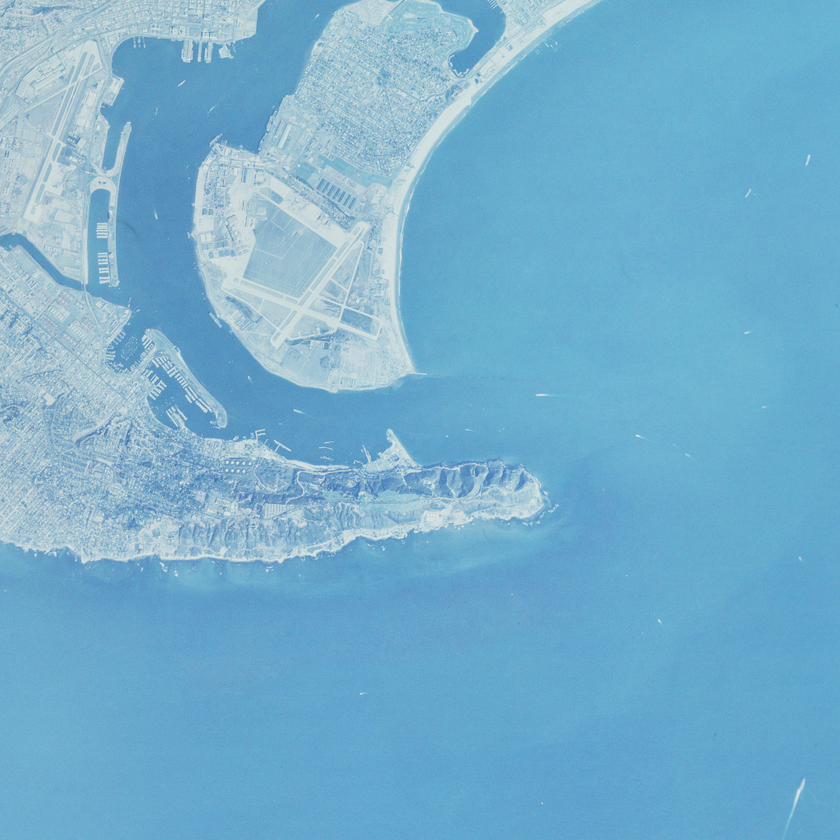
#> input picture img/aerials/2.2.02.tiff, 840 x 840 px, shrunk from 1024 x 1024 before the run
$ python ringing-artifacts.py
#> lines starting #> are read from the running program, lines starting #| are printed output that depends on the picture
#!/usr/bin/env python3
# -*- coding: utf-8 -*-
#
# FILE: ringing-artifacts.py
#
# @author: Arafat Hasan Jenin <opendoor.arafat[at]gmail[dot]com>
#
# DATE CREATED: 20-11-19 14:43:54 (+06)
# LAST MODIFIED: 22-12-19 01:19:54 (+06)
#
# DEVELOPMENT HISTORY:
# Date         Version     Description
# --------------------------------------------------------------------
# 20-11-19     1.0         Deleted code is debugged code.
#
#               _/  _/_/_/_/  _/      _/  _/_/_/  _/      _/
#              _/  _/        _/_/    _/    _/    _/_/    _/
#             _/  _/_/_/    _/  _/  _/    _/    _/  _/  _/
#      _/    _/  _/        _/    _/_/    _/    _/    _/_/
#       _/_/    _/_/_/_/  _/      _/  _/_/_/  _/      _/
#
##############################################################################

import numpy as np
import cv2
from matplotlib import pyplot as plt
import os

if __name__ == '__main__':

    path = 'img/aerials/2.2.02.tiff'
    if os.path.isfile(path):
        img = cv2.imread(path, cv2.IMREAD_GRAYSCALE)
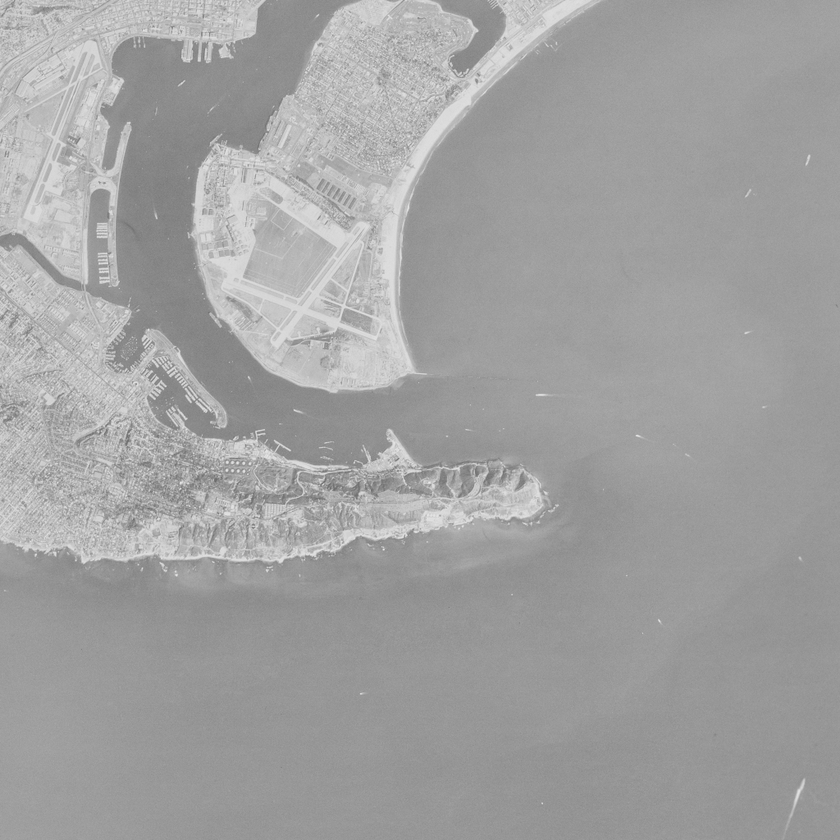
#> img: shape (840, 840); min 105, max 235, mean 161.5
        print("[INFO] Image has been read successfully...")
    else:
        print("[INFO] The file '" + path + "' does not exist.")
        sys.exit(0)

    dft = cv2.dft(np.float32(img), flags=cv2.DFT_COMPLEX_OUTPUT)
    dft_shift = np.fft.fftshift(dft)
    magnitudeSpectrum = 20 * np.log(
        cv2.magnitude(dft_shift[:, :, 0], dft_shift[:, :, 1]))
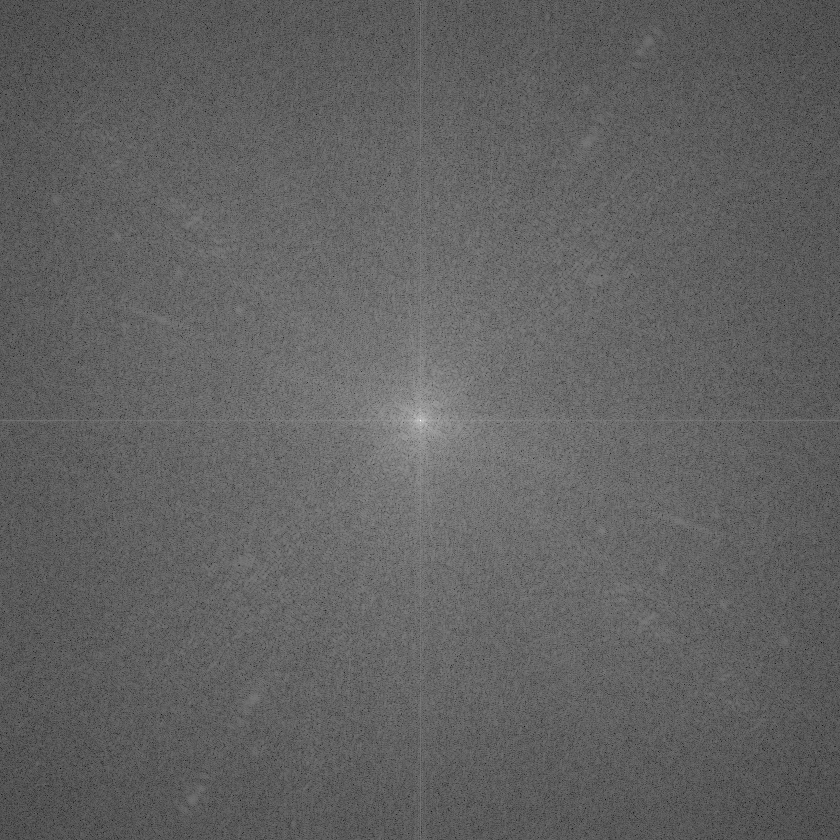
#> magnitudeSpectrum: shape (840, 840) float32; min 32.17, max 371, mean 162.5; drawn with min black and max white

    rows, cols = img.shape
#> rows = 840; cols = 840
    crow, ccol = int(rows / 2), int(cols / 2)
#> crow = 420; ccol = 420
    # create a mask first, center square is 1, remaining all zeros
    mask = np.zeros((rows, cols, 2), np.uint8)

    outputImgArr = [img, magnitudeSpectrum]
    maskSize = [5, 15, 25, 35, 50, 80]
    titles = ['Input Image', "Magnitude Spectrum"
             ] + ['Mask Size: ' + str(i) for i in maskSize]

    for n in maskSize:
        mask[crow - n:crow + n, ccol - n:ccol + n] = 1
        # apply mask and inverse DFT
        fshift = dft_shift * mask
        f_ishift = np.fft.ifftshift(fshift)
        imgTmp = cv2.idft(f_ishift)
        outputImgArr.append(cv2.magnitude(imgTmp[:, :, 0], imgTmp[:, :, 1]))
#> after the loop, outputImgArr = 8 items

    for i in range(len(outputImgArr)):
        plt.subplot(2, 4, i + 1)
        plt.imshow(outputImgArr[i], cmap='gray')
        plt.title(titles[i])
        plt.xticks([])
        plt.yticks([])
#> this loop made 8 passes

    plt.show()
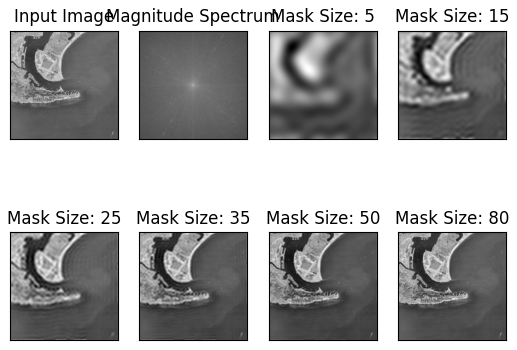
#> figure drawn by matplotlib, 8 panels

    print("[INFO] All operations completed successfully...")

$ run again, with img/aerials/2.1.01.tiff copied over img/aerials/2.2.02.tiff
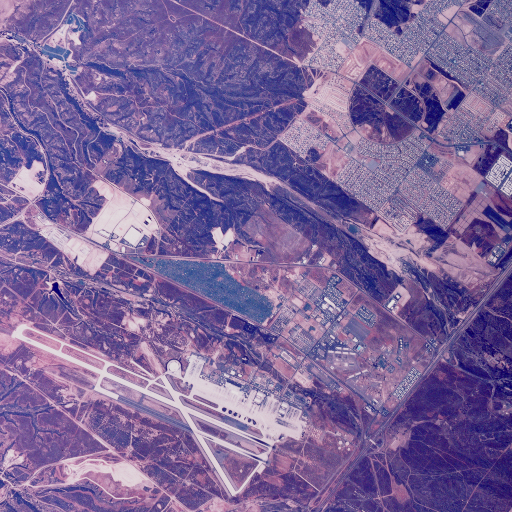
#> input picture img/aerials/2.1.01.tiff, 512 x 512 px
#> `img = cv2.imread(path, cv2.IMREAD_GRAYSCALE)`:
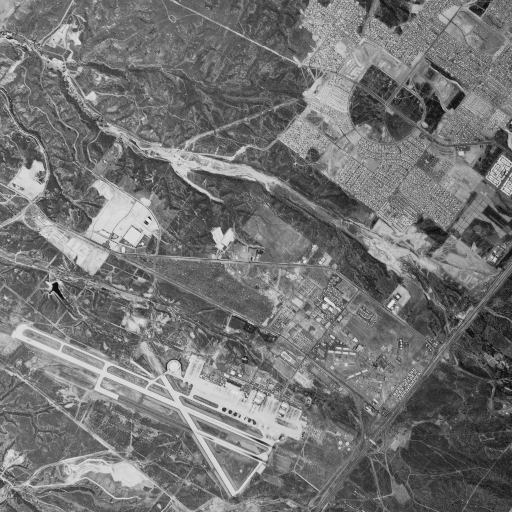
#> img: shape (512, 512); min 12, max 229, mean 115.5
#> `magnitudeSpectrum = 20 * np.log( cv2.magnitude(dft_shift[:, :, 0], dft..`:
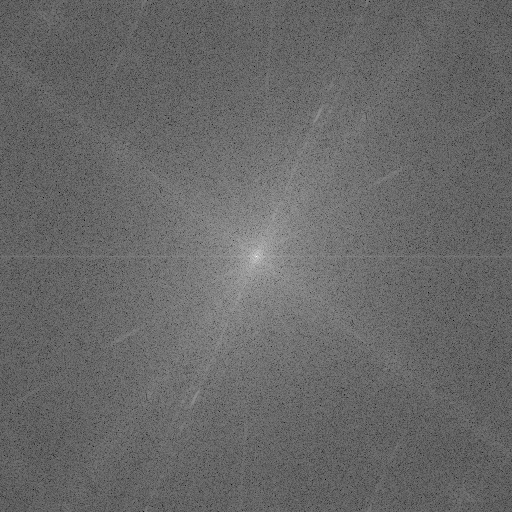
#> magnitudeSpectrum: shape (512, 512) float32; min 54.56, max 344.5, mean 173.4; drawn with min black and max white
#> after the loop `for n in maskSize:`: outputImgArr = 8 items
#> the loop `for i in range(len(outputImgArr)):` made 8 passes

$ run again, with img/aerials/2.1.02.tiff copied over img/aerials/2.2.02.tiff
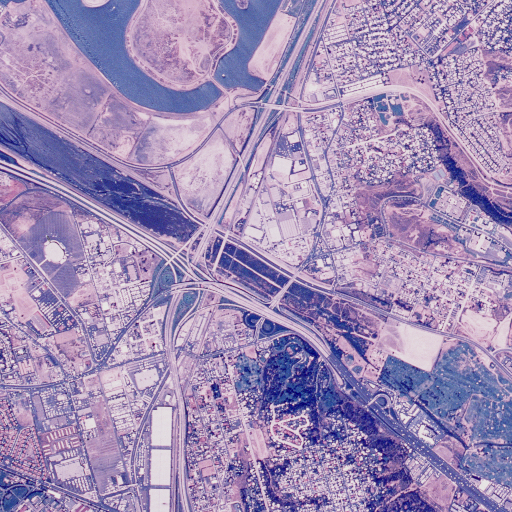
#> input picture img/aerials/2.1.02.tiff, 512 x 512 px
#> `img = cv2.imread(path, cv2.IMREAD_GRAYSCALE)`:
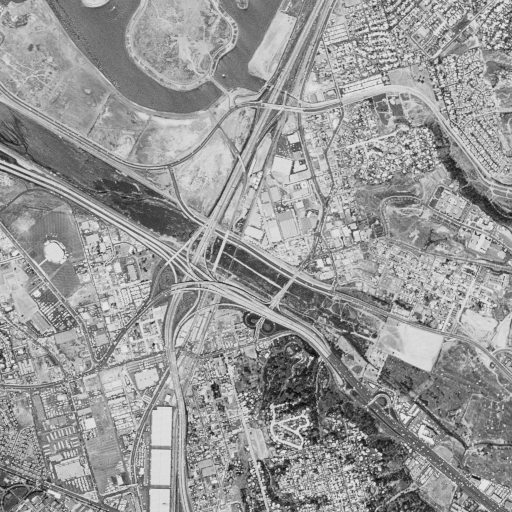
#> img: shape (512, 512); min 12, max 231, mean 151
#> `magnitudeSpectrum = 20 * np.log( cv2.magnitude(dft_shift[:, :, 0], dft..`:
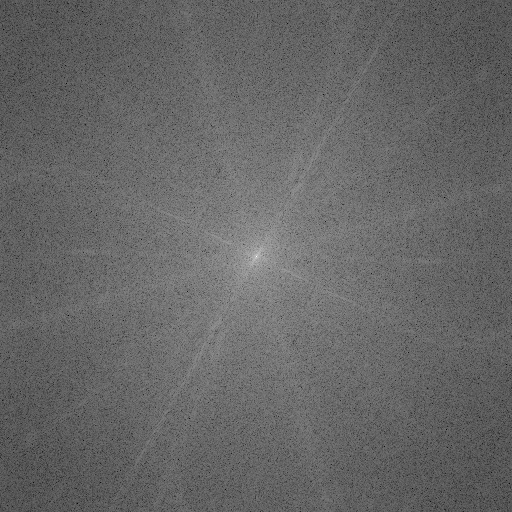
#> magnitudeSpectrum: shape (512, 512) float32; min 62.62, max 349.9, mean 178.4; drawn with min black and max white
#> after the loop `for n in maskSize:`: outputImgArr = 8 items
#> the loop `for i in range(len(outputImgArr)):` made 8 passes

$ run again, with img/aerials/2.1.03.tiff copied over img/aerials/2.2.02.tiff
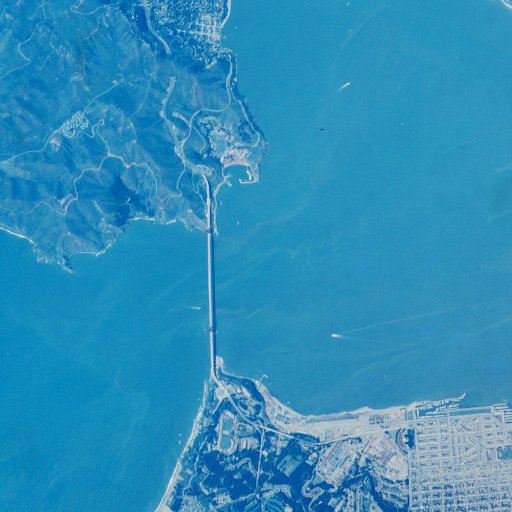
#> input picture img/aerials/2.1.03.tiff, 512 x 512 px
#> `img = cv2.imread(path, cv2.IMREAD_GRAYSCALE)`:
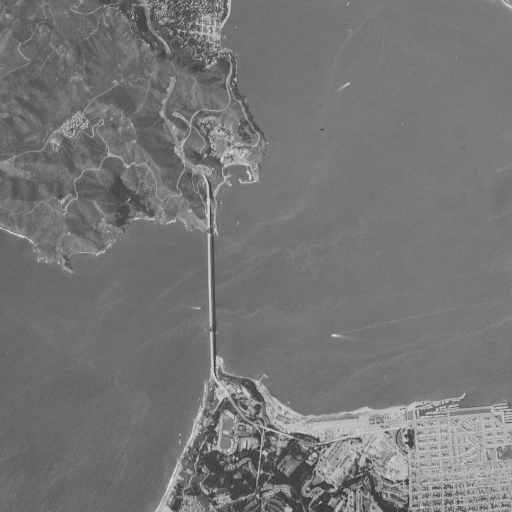
#> img: shape (512, 512); min 48, max 221, mean 118.1
#> `magnitudeSpectrum = 20 * np.log( cv2.magnitude(dft_shift[:, :, 0], dft..`:
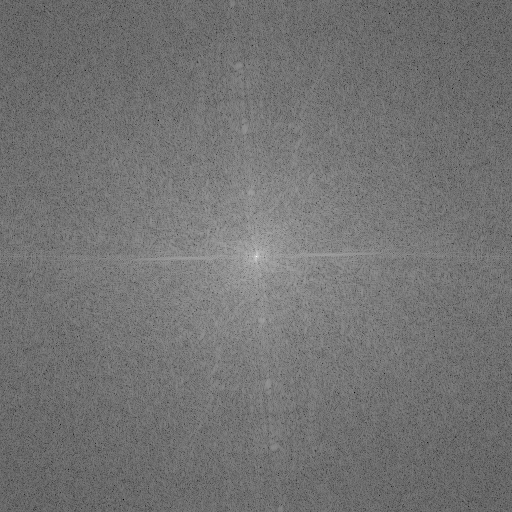
#> magnitudeSpectrum: shape (512, 512) float32; min 7.52, max 345, mean 160.1; drawn with min black and max white
#> after the loop `for n in maskSize:`: outputImgArr = 8 items
#> the loop `for i in range(len(outputImgArr)):` made 8 passes
